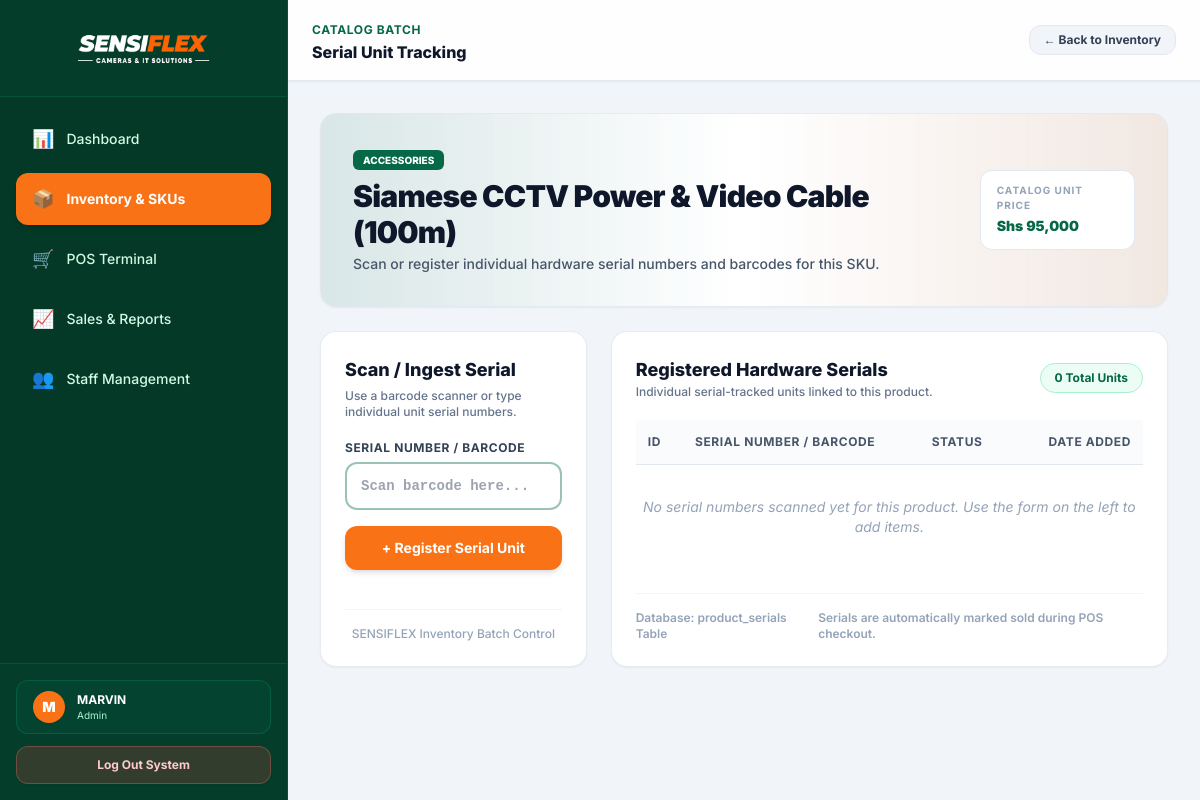
/serial_manage.php?product_id=4 (signed in), run on the app's committed database.
### tables this page shows
CREATE TABLE `products` (
  `id` int(11) NOT NULL,
  `barcode` varchar(100) DEFAULT NULL,
  `product_name` varchar(255) NOT NULL,
  `category` varchar(100) NOT NULL,
  `price` decimal(10,2) NOT NULL DEFAULT 0.00,
  `stock_qty` int(11) NOT NULL DEFAULT 0,
  `created_at` timestamp NOT NULL DEFAULT current_timestamp()
);

### serial_manage.php (the view, shortened to what this page needs)
<?php
require_once 'db.php';
$product_id = intval($_GET['product_id'] ?? 0);
try {
    $stmt = $pdo->prepare("SELECT * FROM products WHERE id = :id");
    $stmt->execute([':id' => $product_id]);
    $product = $stmt->fetch();
} catch (PDOException $e) {
    header("Location: inventory.php");
    exit();
}
try {
    $serials_stmt = $pdo->prepare("SELECT * FROM product_serials WHERE product_id = :pid ORDER BY id DESC");
    $serials_stmt->execute([':pid' => $product_id]);
    $serials = $serials_stmt->fetchAll();
} catch (PDOException $e) {
    $serials = [];
}
?>
<!DOCTYPE html>
<html lang="en">
<head>
    <link rel="stylesheet" href="style.css">
    <script src="https://cdn.tailwindcss.com"></script>
</head>
<body class="bg-slate-100 text-slate-800 min-h-screen font-sans flex antialiased">
    <?php include 'includes/sidebar.php'; ?>
    <div class="flex-1 lg:ml-72 flex flex-col min-h-screen">
        <header class="border-b border-slate-200 bg-white/90 backdrop-blur-md sticky top-0 z-30 px-6 py-4 flex justify-between items-center shadow-sm">
            <div class="pl-12 lg:pl-0">
                <span class="text-xs font-bold uppercase tracking-wider text-[#056847]">Catalog Batch</span>
                <h2 class="text-base font-extrabold text-slate-900">Serial Unit Tracking</h2>
            </div>
            <div class="flex items-center gap-3 pl-12 lg:pl-0">
                <a href="inventory.php" class="inline-flex items-center gap-1.5 px-3.5 py-1.5 rounded-xl bg-slate-100 hover:bg-slate-200 text-slate-700 text-xs font-bold border border-slate-200 transition shadow-xs">
                    ← Back to Inventory
                </a>
            </div>
        </header>
        <main class="p-4 sm:p-6 lg:p-8 space-y-6 flex-1 max-w-7xl w-full mx-auto">
            <div class="bg-gradient-to-r from-[#056847]/10 via-white to-[#f97316]/10 border border-slate-200/80 rounded-2xl p-6 sm:p-8 flex flex-col md:flex-row justify-between items-start md:items-center gap-4 shadow-sm">
                <div>
                    <span class="bg-[#056847] text-white text-[10px] font-extrabold uppercase px-2.5 py-1 rounded-md">
                        <?php echo htmlspecialchars($product['category']); ?>
                    </span>
                    <h1 class="text-2xl sm:text-3xl font-black text-slate-900 tracking-tight mt-2"><?php echo htmlspecialchars($product['product_name']); ?></h1>
                    <p class="text-slate-600 text-sm mt-1 font-medium">Scan or register individual hardware serial numbers and barcodes for this SKU.</p>
                </div>
                <div class="bg-white border border-slate-200 px-4 py-3 rounded-xl shadow-xs">
                    <span class="text-[10px] font-bold uppercase tracking-widest text-slate-400 block">Catalog Unit Price</span>
                    <span class="text-sm font-black text-[#056847]">Shs <?php echo number_format($product['price']); ?></span>
                </div>
            </div>
            <div class="grid grid-cols-1 lg:grid-cols-3 gap-6">
                <div class="bg-white border border-slate-200/80 rounded-2xl p-6 shadow-sm flex flex-col justify-between">
                    <div>
                        <h3 class="text-lg font-extrabold text-slate-900 mb-1">Scan / Ingest Serial</h3>
                        <p class="text-xs font-medium text-slate-500 mb-5">Use a barcode scanner or type individual unit serial numbers.</p>
                        <form action="serial_manage.php?product_id=<?php echo $product_id; ?>" method="POST" class="space-y-4">
                            <div>
                                <label class="block text-xs font-bold text-slate-700 uppercase tracking-wider mb-1.5">Serial Number / Barcode</label>
                                <input type="text" name="serial_number" class="w-full px-3.5 py-3 border-2 border-[#056847]/40 rounded-xl text-sm font-mono font-bold focus:outline-none focus:border-[#f97316] focus:ring-1 focus:ring-[#f97316]" placeholder="Scan barcode here..." autofocus required>
                            </div>
                            <button type="submit" name="add_serial" class="w-full bg-[#f97316] hover:bg-orange-600 text-white py-3 rounded-xl text-sm font-bold shadow-md transition">
                                + Register Serial Unit
                            </button>
                        </form>
                    </div>
                    <div class="mt-6 pt-4 border-t border-slate-100 text-xs font-medium text-slate-400 text-center">
                        SENSIFLEX Inventory Batch Control
                    </div>
                </div>
                <div class="lg:col-span-2 bg-white border border-slate-200/80 rounded-2xl p-6 shadow-sm flex flex-col justify-between">
                    <div>
                        <div class="flex flex-col sm:flex-row justify-between items-start sm:items-center gap-2 mb-5">
                            <div>
                                <h3 class="text-lg font-extrabold text-slate-900">Registered Hardware Serials</h3>
                                <p class="text-xs font-medium text-slate-500">Individual serial-tracked units linked to this product.</p>
                            </div>
                            <span class="bg-emerald-50 text-[#056847] border border-emerald-200 text-xs px-3.5 py-1.5 rounded-full font-bold">
                                <?php echo count($serials); ?> Total Units
                            </span>
                        </div>
                        <div class="overflow-x-auto">
                            <table class="w-full text-left border-collapse">
                                <thead>
                                    <tr class="border-b border-slate-200 text-xs font-bold uppercase tracking-wider text-slate-600 bg-slate-50/70">
                                        <th class="py-3.5 px-3">ID</th>
                                        <th class="py-3.5 px-3">Serial Number / Barcode</th>
                                        <th class="py-3.5 px-3">Status</th>
                                        <th class="py-3.5 px-3 text-right">Date Added</th>
                                    </tr>
                                </thead>
                                <tbody class="divide-y divide-slate-100 text-sm font-medium">
                                    <?php if (empty($serials)): ?>
                                        <tr>
                                            <td colspan="4" class="py-8 text-center text-slate-400 italic font-normal">
                                                No serial numbers scanned yet for this product. Use the form on the left to add items.
                                            </td>
                                        </tr>
                                    <?php endif; ?>
                                </tbody>
                            </table>
                        </div>
                    </div>
                    <div class="mt-6 pt-4 border-t border-slate-100 flex flex-col sm:flex-row justify-between items-center text-xs font-semibold text-slate-400 gap-2">
                        <span>Database: product_serials Table</span>
                        <span>Serials are automatically marked sold during POS checkout.</span>
                    </div>
                </div>
            </div>
        </main>
    </div>
</body>
</html>

### style.css (style rules this page uses)
:root { --sensiflex-bg: #F8FAFC; --sensiflex-heading: #0F172A; }
* { margin: 0; padding: 0; box-sizing: border-box; font-family: 'Inter', sans-serif; }
html, body { width: 100%; height: 100%; background-color: var(--sensiflex-bg); color: var(--sensiflex-heading); overflow-x: hidden; }

### data on the page
products: category "ACCESSORIES", product_name "Siamese CCTV Power & Video Cable (100m)", price "95,000"

### other printed values
$nav['icon'] "📊"
$nav['label'] "Dashboard"
$nav['icon'] "📦"
$nav['label'] "Inventory & SKUs"
$nav['icon'] "🛒"
$nav['label'] "POS Terminal"
$nav['icon'] "📈"
$nav['label'] "Sales & Reports"
$nav['icon'] "👥"
$nav['label'] "Staff Management"
substr($_SESSION['username'] ?? 'U', 0, 1) "M"
$_SESSION['username'] "MARVIN"
$_SESSION['role'] "Admin"
count($serials) "0"
